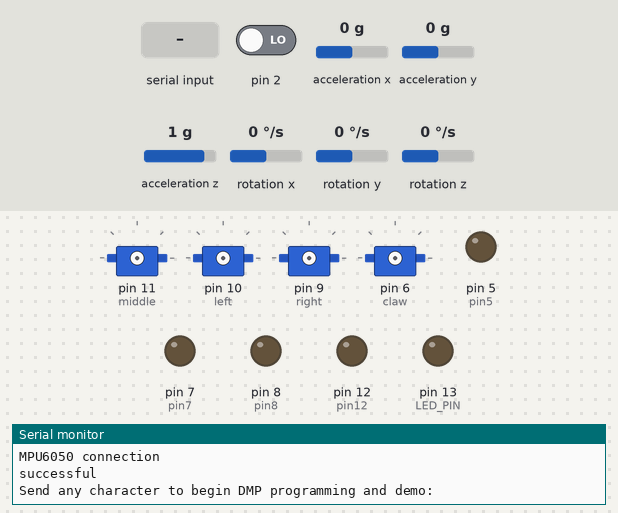
The sketch below on a simulated Arduino Uno, built with avr-gcc and run on an emulated ATmega328P. Parts: 4 × servo, output pins drawn as LEDs (lit = HIGH), the last lines printed to the serial monitor. Dashed ring = blinking. The inputs (shaded band) are chosen by the test bench; at power-on: acceleration x 0 g, acceleration z 1 g, rotation z 0 °/s, pin 2 LOW, acceleration y 0 g, rotation x 0 °/s, rotation y 0 °/s. The sensor or clock chip raises its interrupt line as the real part does.

Above: at 1.0 s.
1.1 s: "1" received over Serial
At 1.76 s:
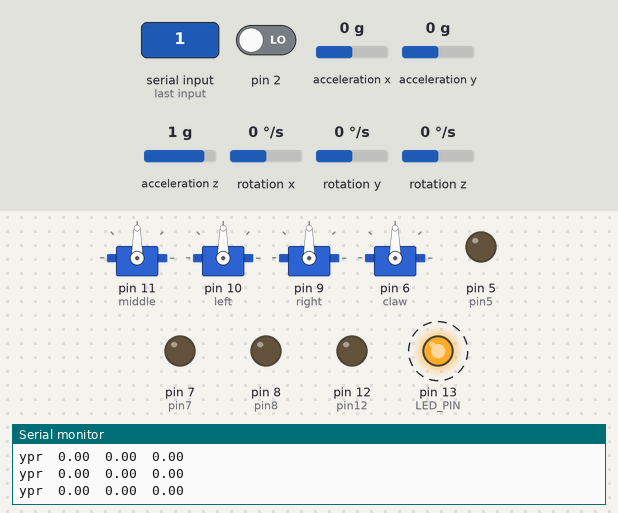
4.1 s: acceleration x set to -0.4 g
7.1 s: acceleration x set to -0.7 g
At 7.35 s:
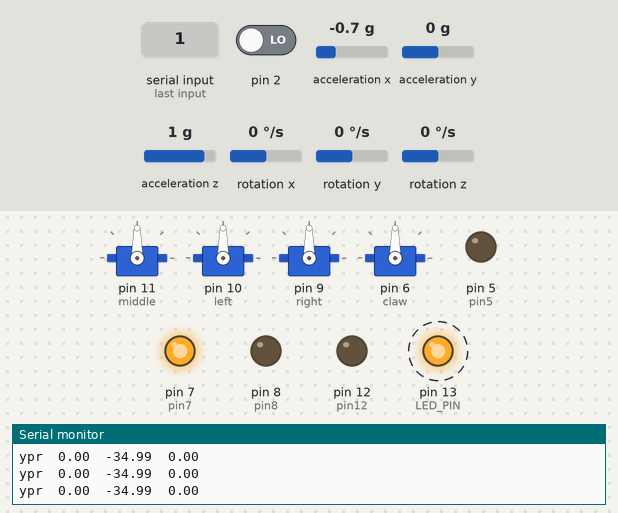
10.1 s: acceleration z set to 0.1 g
13.1 s: acceleration z set to -0.2 g
At 13.58 s:
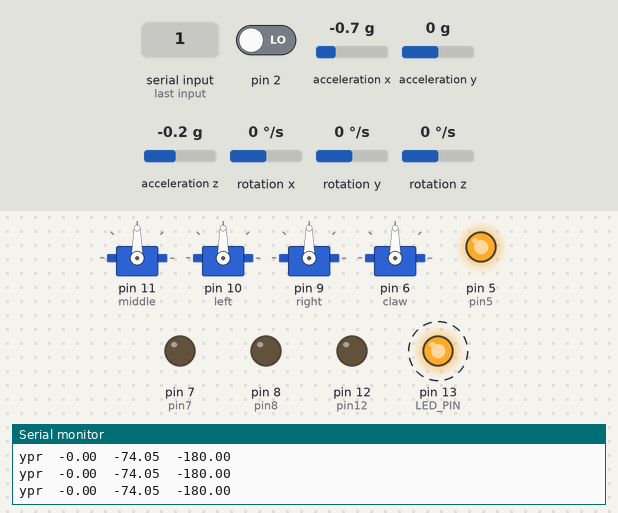
16.1 s: rotation z set to 100 °/s
At 21.12 s:
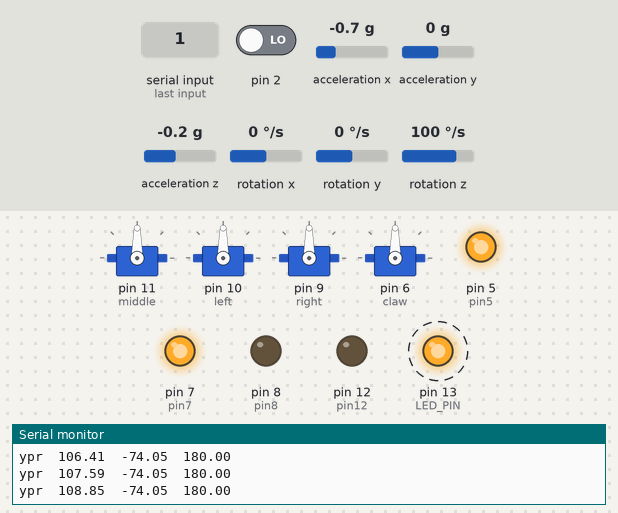
Timing chart, 0 to 24.3 s (numbered marks = the images above; inputs shaded):
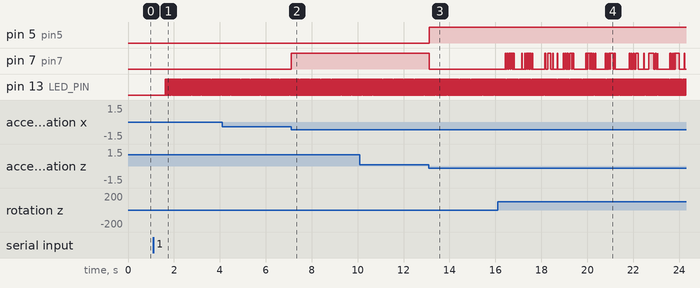

The sketch:

gesture_final.ino
```cpp
// for both classes must be in the include path of your project
#include "I2Cdev.h"

#include "MPU6050_6Axis_MotionApps20.h"

#include<Servo.h>
Servo middle, left, right, claw;
#define pin5 5
#define pin7 7
#define pin12 12
#define pin8 8
// Arduino Wire library is required if I2Cdev I2CDEV_ARDUINO_WIRE implementation
// is used in I2Cdev.h
#if I2CDEV_IMPLEMENTATION == I2CDEV_ARDUINO_WIRE
    #include "Wire.h"
#endif

// class default I2C address is 0x68
// specific I2C addresses may be passed as a parameter here
// AD0 low = 0x68 (default for SparkFun breakout and InvenSense evaluation board)
// AD0 high = 0x69
MPU6050 mpu;
//MPU6050 mpu(0x69); // <-- use for AD0 high

/* =========================================================================
   NOTE: In addition to connection 3.3v, GND, SDA, and SCL, this sketch
   depends on the MPU-6050's INT pin being connected to the Arduino's
   external interrupt #0 pin. On the Arduino Uno and Mega 2560, this is
   digital I/O pin 2.

   For the Galileo Gen1/2 Boards, there is no INT pin support. Therefore
   the INT pin does not need to be connected, but you should work on getting
   the timing of the program right, so that there is no buffer overflow.
 * ========================================================================= */

/* =========================================================================
   NOTE: Arduino v1.0.1 with the Leonardo board generates a compile error
   when using Serial.write(buf, len). The Teapot output uses this method.
   The solution requires a modification to the Arduino USBAPI.h file, which
   is fortunately simple, but annoying. This will be fixed in the next IDE
   release. For more info, see these links:

   http://arduino.cc/forum/index.php/topic,109987.0.html
   http://code.google.com/p/arduino/issues/detail?id=958
 * ========================================================================= */


#define OUTPUT_READABLE_YAWPITCHROLL

// Unccomment if you are using an Arduino-Style Board
// #define ARDUINO_BOARD

// Uncomment if you are using a Galileo Gen1 / 2 Board
#define GALILEO_BOARD

#define LED_PIN 13      // (Galileo/Arduino is 13)
bool blinkState = false;

// MPU control/status vars
bool dmpReady = false;  // set true if DMP init was successful
uint8_t mpuIntStatus;   // holds actual interrupt status byte from MPU
uint8_t devStatus;      // return status after each device operation (0 = success, !0 = error)
uint16_t packetSize;    // expected DMP packet size (default is 42 bytes)
uint16_t fifoCount;     // count of all bytes currently in FIFO
uint8_t fifoBuffer[64]; // FIFO storage buffer

// orientation/motion vars
VectorFloat gravity;    // [x, y, z]            gravity vector
Quaternion q;           // [w, x, y, z]         quaternion container
float euler[3];         // [psi, theta, phi]    Euler angle container
float ypr[3];           // [yaw, pitch, roll]   yaw/pitch/roll container and gravity vector


// ================================================================
// ===               INTERRUPT DETECTION ROUTINE                ===
// ================================================================

// This function is not required when using the Galileo
volatile bool mpuInterrupt = false;     // indicates whether MPU interrupt pin has gone high
void dmpDataReady() {
    mpuInterrupt = true;
}


// ================================================================
// ===                      INITIAL SETUP                       ===
// ================================================================

void setup() {
    // join I2C bus (I2Cdev library doesn't do this automatically)
    #if I2CDEV_IMPLEMENTATION == I2CDEV_ARDUINO_WIRE
        Wire.begin();
        //int TWBR = 24; // 400kHz I2C clock (200kHz if CPU is 8MHz)
    #elif I2CDEV_IMPLEMENTATION == I2CDEV_BUILTIN_FASTWIRE
        Fastwire::setup(400, true);
    #endif

    Serial.begin(115200);
    while (!Serial);

    // initialize device
    Serial.println(F("Initializing I2C devices..."));
    mpu.initialize();

    // verify connection
    Serial.println(F("Testing device connections..."));
    Serial.println(F("MPU6050 connection "));
    Serial.print(mpu.testConnection() ? F("successful") : F("failed"));

    // wait for ready
    Serial.println(F("\nSend any character to begin DMP programming and demo: "));
    while (Serial.available() && Serial.read()); // empty buffer
    while (!Serial.available());                 // wait for data
    while (Serial.available() && Serial.read()); // empty buffer again

    // load and configure the DMP
    Serial.println(F("Initializing DMP..."));
    devStatus = mpu.dmpInitialize();

    // supply your own gyro offsets here, scaled for min sensitivity
    mpu.setXGyroOffset(124);
    mpu.setYGyroOffset(-78);
    mpu.setZGyroOffset(-53);
    mpu.setZAccelOffset(1212); // 1688 factory default for my test chip

    // make sure it worked (returns 0 if so)
    if (devStatus == 0) {
        // turn on the DMP, now that it's ready
        Serial.println(F("Enabling DMP..."));
        mpu.setDMPEnabled(true);

        // enable Arduino interrupt detection
        Serial.println(F("Enabling interrupt detection (Arduino external interrupt 0)..."));
        attachInterrupt(0, dmpDataReady, RISING);
        mpuIntStatus = mpu.getIntStatus();

        // set our DMP Ready flag so the main loop() function knows it's okay to use it
        Serial.println(F("DMP ready! Waiting for first interrupt..."));
        dmpReady = true;

        // get expected DMP packet size for later comparison
        packetSize = mpu.dmpGetFIFOPacketSize();
    } else {
        // ERROR!
        // 1 = initial memory load failed
        // 2 = DMP configuration updates failed
        // (if it's going to break, usually the code will be 1)
        Serial.print(F("DMP Initialization failed (code "));
        Serial.print(devStatus);
        Serial.println(F(")"));
    }

    // configure LED for output
    pinMode(LED_PIN, OUTPUT);

    middle.attach(11);
    left.attach(10);
    right.attach(9);
    claw.attach(6);

    pinMode(pin5,OUTPUT);
    pinMode(pin7,OUTPUT);
    pinMode(pin12,OUTPUT);
    pinMode(pin8,OUTPUT);
}


// ================================================================
// ===                    MAIN PROGRAM LOOP                     ===
// ================================================================

void loop() {
    // if programming failed, don't try to do anything
    if (!dmpReady) return;

    // wait for MPU interrupt or extra packet(s) available

    #ifdef ARDUINO_BOARD
        while (!mpuInterrupt && fifoCount < packetSize) {
        }
    #endif

    #ifdef GALILEO_BOARD
        delay(10);
    #endif

    // reset interrupt flag and get INT_STATUS byte
    mpuInterrupt = false;
    mpuIntStatus = mpu.getIntStatus();

    // get current FIFO count
    fifoCount = mpu.getFIFOCount();

    // check for overflow (this should never happen unless our code is too inefficient)
    if ((mpuIntStatus & 0x10) || fifoCount == 1024) {
        // reset so we can continue cleanly
        mpu.resetFIFO();
        Serial.println(F("FIFO overflow!"));

    // otherwise, check for DMP data ready interrupt (this should happen frequently)
    } else if (mpuIntStatus & 0x02) {
        // wait for correct available data length, should be a VERY short wait
        while (fifoCount < packetSize) fifoCount = mpu.getFIFOCount();

        // read a packet from FIFO
        mpu.getFIFOBytes(fifoBuffer, packetSize);

        // track FIFO count here in case there is > 1 packet available
        // (this lets us immediately read more without waiting for an interrupt)
        fifoCount -= packetSize;


        #ifdef OUTPUT_READABLE_YAWPITCHROLL
            // display Euler angles in degrees
            mpu.dmpGetQuaternion(&q, fifoBuffer);
            mpu.dmpGetGravity(&gravity, &q);
            mpu.dmpGetYawPitchRoll(ypr, &q, &gravity);
            Serial.print("ypr\t");
            Serial.print(ypr[0] * 180/M_PI);
            Serial.print("\t");
            Serial.print(ypr[1] * 180/M_PI);
            Serial.print("\t");
            Serial.println(ypr[2] * 180/M_PI);

        #endif

        // blink LED to indicate activity
        blinkState = !blinkState;
        digitalWrite(LED_PIN, blinkState);
    }
    //initial position
   if((ypr[1]*180/M_PI)>-5 && (ypr[1]*180/M_PI)<5 && (ypr[2]*180/M_PI)>(-5) && (ypr[2]*180/M_PI)<5){//initial
      //middle.write(90);
      //left.write(125);
      //right.write(135);
     digitalWrite(pin5, LOW);
     digitalWrite(pin7, LOW);
     digitalWrite(pin12, LOW);
     digitalWrite(pin8, LOW);
   }
   else if(((ypr[1] * 180/M_PI)<-30 && (ypr[2] * 180/M_PI)<-40)){//up&left
      //middle.write(160);
      //left.write(160);
      //right.write(160);
         digitalWrite(pin5, HIGH);
     digitalWrite(pin7, LOW);
     digitalWrite(pin12, LOW);
     digitalWrite(pin8, LOW);
   }
    else if((ypr[1] * 180/M_PI)<-30 && (ypr[2]*180/M_PI)>-5 && (ypr[2]*180/M_PI)<5){//up
      //middle.write(90);
      //left.write(160);
      //right.write(160);
      digitalWrite(pin5, LOW);
     digitalWrite(pin7, HIGH);
     digitalWrite(pin12, LOW);
     digitalWrite(pin8, LOW);
   }
    else if((ypr[1] * 180/M_PI)<-30 && (ypr[2] * 180/M_PI)>20){//up right
      //middle.write(20);
      //left.write(160);
      //right.write(160);
      digitalWrite(pin5, HIGH);
     digitalWrite(pin7, HIGH);
     digitalWrite(pin12, LOW);
     digitalWrite(pin8, LOW);
   }
   else  if((ypr[1] * 180/M_PI)>-5&&(ypr[1] * 180/M_PI)<5&&(ypr[2] * 180/M_PI)<-40){//left
      //middle.write(160);
      //left.write(125);
      //right.write(135);
     digitalWrite(pin5, LOW);
     digitalWrite(pin7, LOW);
     digitalWrite(pin12, HIGH);
     digitalWrite(pin8, LOW);
   }
   else if((ypr[1] * 180/M_PI)>-5&&(ypr[1] * 180/M_PI)<5&&(ypr[2] * 180/M_PI)>20){//right
      //middle.write(20);
      //left.write(125);
      //right.write(135);
     digitalWrite(pin5, HIGH);
     digitalWrite(pin7, LOW);
     digitalWrite(pin12, HIGH);
     digitalWrite(pin8, LOW);
   }
   else if((ypr[1] * 180/M_PI)>30 && (ypr[2] * 180/M_PI)<-40){//down&left
      //middle.write(160);
      //left.write(90);
      //right.write(115);
      digitalWrite(pin5, LOW);
     digitalWrite(pin7, HIGH);
     digitalWrite(pin12, HIGH);
     digitalWrite(pin8, LOW);
   }
    else if((ypr[1] * 180/M_PI)>30 && (ypr[2]*180/M_PI)>-5 && (ypr[2]*180/M_PI)<5){//down
      //middle.write(90);
      //left.write(90);
      //right.write(115);
     digitalWrite(pin5, HIGH);
     digitalWrite(pin7, HIGH);
     digitalWrite(pin12, HIGH);
     digitalWrite(pin8, LOW);
   }
    else if((ypr[1] * 180/M_PI)>30 && (ypr[2] * 180/M_PI)>20){//down right
      //middle.write(20);
      //left.write(90);
      //right.write(115);
     digitalWrite(pin5, LOW);
     digitalWrite(pin7, LOW);
     digitalWrite(pin12, LOW);
     digitalWrite(pin8, HIGH);
    }


}
```

Measured:
- the behaviour switches between -0.5 and -0.6 g on acceleration x (found by bisection; images 1 and 2)
- the behaviour switches between 0 and -0.1 g on acceleration z (found by bisection; images 2 and 3)
- after the input at 1.1 s, pin 13 (LED_PIN): alternates HIGH for 0.02 s and LOW for 0.02 s, starting after 0.53 s
- after the input at 7.1 s, pin 7 (pin7): LOW → HIGH at once
- after the input at 13.1 s, pin 5 (pin5): LOW → HIGH at once; pin 7 (pin7): HIGH → LOW at once
